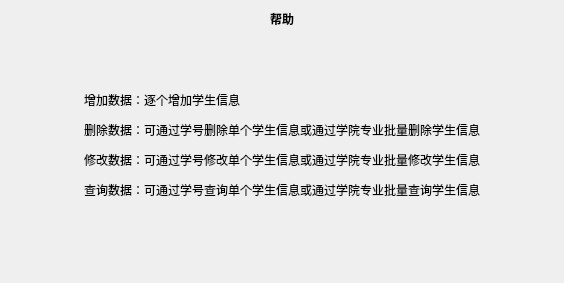
<?xml version="1.0" encoding="UTF-8"?>
<ui version="4.0">
 <class>caozuo</class>
 <widget class="QMainWindow" name="caozuo">
  <property name="geometry">
   <rect>
    <x>0</x>
    <y>0</y>
    <width>564</width>
    <height>283</height>
   </rect>
  </property>
  <property name="windowTitle">
   <string>MainWindow</string>
  </property>
  <widget class="QWidget" name="centralwidget">
   <layout class="QHBoxLayout" name="horizontalLayout_2">
    <item>
     <widget class="QLabel" name="label_6">
      <property name="text">
       <string/>
      </property>
     </widget>
    </item>
    <item>
     <spacer name="horizontalSpacer_3">
      <property name="orientation">
       <enum>Qt::Horizontal</enum>
      </property>
      <property name="sizeHint" stdset="0">
       <size>
        <width>9</width>
        <height>20</height>
       </size>
      </property>
     </spacer>
    </item>
    <item>
     <layout class="QVBoxLayout" name="verticalLayout">
      <item>
       <layout class="QHBoxLayout" name="horizontalLayout">
        <item>
         <widget class="QLabel" name="label_4">
          <property name="text">
           <string/>
          </property>
         </widget>
        </item>
        <item>
         <spacer name="horizontalSpacer">
          <property name="orientation">
           <enum>Qt::Horizontal</enum>
          </property>
          <property name="sizeHint" stdset="0">
           <size>
            <width>40</width>
            <height>20</height>
           </size>
          </property>
         </spacer>
        </item>
        <item>
         <widget class="QLabel" name="label_2">
          <property name="styleSheet">
           <string notr="true">font: 15pt &quot;Ubuntu&quot;;</string>
          </property>
          <property name="text">
           <string>&lt;html&gt;&lt;head/&gt;&lt;body&gt;&lt;p&gt;&lt;span style=&quot; font-weight:600;&quot;&gt;帮助&lt;/span&gt;&lt;/p&gt;&lt;/body&gt;&lt;/html&gt;</string>
          </property>
         </widget>
        </item>
        <item>
         <spacer name="horizontalSpacer_2">
          <property name="orientation">
           <enum>Qt::Horizontal</enum>
          </property>
          <property name="sizeHint" stdset="0">
           <size>
            <width>40</width>
            <height>20</height>
           </size>
          </property>
         </spacer>
        </item>
        <item>
         <widget class="QLabel" name="label_3">
          <property name="text">
           <string/>
          </property>
         </widget>
        </item>
       </layout>
      </item>
      <item>
       <spacer name="verticalSpacer_2">
        <property name="orientation">
         <enum>Qt::Vertical</enum>
        </property>
        <property name="sizeHint" stdset="0">
         <size>
          <width>20</width>
          <height>40</height>
         </size>
        </property>
       </spacer>
      </item>
      <item>
       <widget class="QLabel" name="label">
        <property name="text">
         <string>&lt;html&gt;&lt;head/&gt;&lt;body&gt;&lt;p&gt;增加数据：逐个增加学生信息&lt;/p&gt;&lt;p&gt;删除数据：可通过学号删除单个学生信息或通过学院专业批量删除学生信息&lt;/p&gt;&lt;p&gt;修改数据：可通过学号修改单个学生信息或通过学院专业批量修改学生信息&lt;/p&gt;&lt;p&gt;查询数据：可通过学号查询单个学生信息或通过学院专业批量查询学生信息&lt;/p&gt;&lt;/body&gt;&lt;/html&gt;</string>
        </property>
       </widget>
      </item>
      <item>
       <spacer name="verticalSpacer">
        <property name="orientation">
         <enum>Qt::Vertical</enum>
        </property>
        <property name="sizeHint" stdset="0">
         <size>
          <width>20</width>
          <height>40</height>
         </size>
        </property>
       </spacer>
      </item>
      <item>
       <widget class="QLabel" name="label_5">
        <property name="text">
         <string/>
        </property>
       </widget>
      </item>
     </layout>
    </item>
    <item>
     <spacer name="horizontalSpacer_4">
      <property name="orientation">
       <enum>Qt::Horizontal</enum>
      </property>
      <property name="sizeHint" stdset="0">
       <size>
        <width>10</width>
        <height>20</height>
       </size>
      </property>
     </spacer>
    </item>
    <item>
     <widget class="QLabel" name="label_7">
      <property name="text">
       <string/>
      </property>
     </widget>
    </item>
   </layout>
  </widget>
 </widget>
 <resources/>
 <connections/>
</ui>
